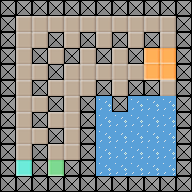

This is a level from a 2D game, rendered from its Tiled map with the project's own tilesets. A one-line summary and the complete map file follow:
An orthogonal 12x12 tile map with 16x16 px tiles, 1 tile layer (Tile Layer 1), 2 tilesets and 29 objects.

<map version="1.4" tiledversion="1.4.3" orientation="orthogonal" renderorder="right-down" width="12" height="12" tilewidth="16" tileheight="16" infinite="0" nextlayerid="3" nextobjectid="59">
 <properties>
  <property name="description" value="Narrow Times" />
  <property name="name" value="Level 6" />
 </properties>
 <tileset firstgid="1" source="../tileset_common.tsx" />
 <tileset firstgid="32" source="../tileset_floaty.tsx" />
 <layer id="1" name="Tile Layer 1" width="12" height="12">
  <properties>
   <property name="description" value="Narrow Times" />
   <property name="name" value="Level 6" />
  </properties>
  <data encoding="csv">
6,6,6,6,6,6,6,6,6,6,6,6,
6,2,2,2,2,2,2,2,2,2,2,6,
6,2,2,6,2,6,2,6,2,6,2,6,
6,2,6,2,6,2,6,2,6,1,1,6,
6,2,2,6,2,2,2,2,2,1,1,6,
6,2,6,2,2,2,6,2,6,6,2,6,
6,2,2,6,2,6,31,6,31,31,31,6,
6,2,6,2,2,6,31,31,31,31,31,6,
6,2,2,6,2,6,31,31,31,31,31,6,
6,2,6,2,2,6,31,31,31,31,31,6,
6,5,6,3,6,6,31,31,31,31,31,6,
6,6,6,6,6,6,6,6,6,6,6,6
</data>
 </layer>
 <objectgroup id="2" name="Object Layer 1">
  <object id="5" template="../templates/position.tx" x="136" y="144" />
  <object id="6" template="../templates/spawn.tx" x="24" y="168" />
  <object id="7" template="../templates/goal.tx" x="48" y="160" width="16" height="16" />
  <object id="8" template="../templates/coin.tx" x="160" y="176" />
  <object id="10" template="../templates/coin.tx" x="96" y="112" />
  <object id="32" template="../templates/line.tx" x="20" y="132.5">
   <polyline points="4,3.5 20,3.5" />
  </object>
  <object id="33" template="../templates/line.tx" x="24" y="124.5">
   <polyline points="0,-20.5 16,-20.5" />
  </object>
  <object id="34" template="../templates/line.tx" x="36" y="76.5">
   <polyline points="-12,-4.5 4,-4.5" />
  </object>
  <object id="36" template="../templates/line.tx" x="76" y="40.5">
   <polyline points="-4,-0.5 -4,-16.5" />
  </object>
  <object id="37" template="../templates/line.tx" x="108" y="36.5">
   <polyline points="-4,3.5 -4,-12.5" />
  </object>
  <object id="38" template="../templates/line.tx" x="144" y="32.5">
   <polyline points="-8,7.5 -8,-8.5" />
  </object>
  <object id="39" template="../templates/line.tx" x="144" y="80.5">
   <polyline points="-24,7.5 -24,-8.5" />
  </object>
  <object id="40" template="../templates/line.tx" x="84" y="60.5">
   <polyline points="4,-4.5 4,15.5" />
  </object>
  <object id="41" template="../templates/line.tx" x="80" y="88.5">
   <polyline points="-24,-0.5 -8,-0.5" />
  </object>
  <object id="42" template="../templates/line.tx" x="76" y="104.5">
   <polyline points="-20,15.5 -4,15.5" />
  </object>
  <object id="43" template="../templates/checkpoint.tx" x="144" y="48" width="32" height="32" />
  <object id="46" template="../templates/line.tx" x="24.25" y="39.25">
   <polyline points="-0.25,0.75 15.75,0.75" />
  </object>
  <object id="47" template="../templates/ball.tx" x="16" y="144">
   <properties>
    <property name="line" type="object" value="32" />
   </properties>
  </object>
  <object id="48" template="../templates/ball.tx" x="32" y="112">
   <properties>
    <property name="line" type="object" value="33" />
   </properties>
  </object>
  <object id="49" template="../templates/ball.tx" x="16" y="80">
   <properties>
    <property name="line" type="object" value="34" />
   </properties>
  </object>
  <object id="50" template="../templates/ball.tx" x="32" y="48">
   <properties>
    <property name="line" type="object" value="46" />
   </properties>
  </object>
  <object id="51" template="../templates/ball.tx" x="64" y="32">
   <properties>
    <property name="line" type="object" value="36" />
   </properties>
  </object>
  <object id="52" template="../templates/ball.tx" x="96" y="48">
   <properties>
    <property name="line" type="object" value="37" />
   </properties>
  </object>
  <object id="53" template="../templates/ball.tx" x="128" y="32">
   <properties>
    <property name="line" type="object" value="38" />
   </properties>
  </object>
  <object id="54" template="../templates/ball.tx" x="48" y="128">
   <properties>
    <property name="line" type="object" value="42" />
   </properties>
  </object>
  <object id="55" template="../templates/ball.tx" x="80" y="64">
   <properties>
    <property name="line" type="object" value="40" />
   </properties>
  </object>
  <object id="56" template="../templates/ball.tx" x="64" y="96">
   <properties>
    <property name="line" type="object" value="41" />
   </properties>
  </object>
  <object id="57" template="../templates/ball.tx" x="112" y="96">
   <properties>
    <property name="line" type="object" value="39" />
   </properties>
  </object>
  <object id="58" template="../templates/ball.tx" x="112" y="160" width="48" height="48">
   <properties>
    <property name="center" type="object" value="5" />
    <property name="speed" type="float" value="25" />
   </properties>
  </object>
 </objectgroup>
</map>
